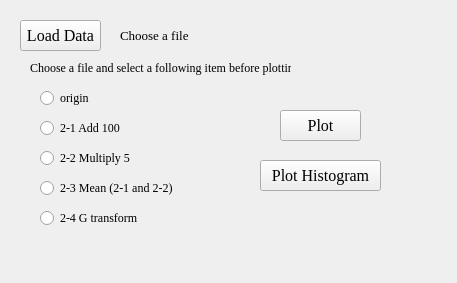
<?xml version="1.0" encoding="UTF-8"?>
<ui version="4.0">
 <class>Form</class>
 <widget class="QWidget" name="Form">
  <property name="geometry">
   <rect>
    <x>0</x>
    <y>0</y>
    <width>457</width>
    <height>283</height>
   </rect>
  </property>
  <property name="font">
   <font>
    <family>Times New Roman</family>
   </font>
  </property>
  <property name="windowTitle">
   <string>Form</string>
  </property>
  <widget class="QPushButton" name="pushButton">
   <property name="geometry">
    <rect>
     <x>20</x>
     <y>20</y>
     <width>81</width>
     <height>31</height>
    </rect>
   </property>
   <property name="font">
    <font>
     <family>Times New Roman</family>
     <pointsize>12</pointsize>
    </font>
   </property>
   <property name="text">
    <string>Load Data</string>
   </property>
  </widget>
  <widget class="QPushButton" name="pushButton_2">
   <property name="geometry">
    <rect>
     <x>280</x>
     <y>110</y>
     <width>81</width>
     <height>31</height>
    </rect>
   </property>
   <property name="font">
    <font>
     <family>Times New Roman</family>
     <pointsize>12</pointsize>
    </font>
   </property>
   <property name="text">
    <string>Plot</string>
   </property>
  </widget>
  <widget class="QLabel" name="label">
   <property name="geometry">
    <rect>
     <x>120</x>
     <y>20</y>
     <width>531</width>
     <height>31</height>
    </rect>
   </property>
   <property name="font">
    <font>
     <family>Times New Roman</family>
     <pointsize>10</pointsize>
    </font>
   </property>
   <property name="lineWidth">
    <number>1</number>
   </property>
   <property name="text">
    <string>Choose a file</string>
   </property>
  </widget>
  <widget class="QPushButton" name="pushButton_3">
   <property name="geometry">
    <rect>
     <x>260</x>
     <y>160</y>
     <width>121</width>
     <height>31</height>
    </rect>
   </property>
   <property name="font">
    <font>
     <pointsize>12</pointsize>
    </font>
   </property>
   <property name="text">
    <string>Plot Histogram</string>
   </property>
  </widget>
  <widget class="QRadioButton" name="radioButton">
   <property name="geometry">
    <rect>
     <x>40</x>
     <y>120</y>
     <width>83</width>
     <height>16</height>
    </rect>
   </property>
   <property name="text">
    <string>2-1 Add 100</string>
   </property>
  </widget>
  <widget class="QRadioButton" name="radioButton_2">
   <property name="geometry">
    <rect>
     <x>40</x>
     <y>90</y>
     <width>83</width>
     <height>16</height>
    </rect>
   </property>
   <property name="text">
    <string>origin</string>
   </property>
  </widget>
  <widget class="QRadioButton" name="radioButton_3">
   <property name="geometry">
    <rect>
     <x>40</x>
     <y>150</y>
     <width>101</width>
     <height>16</height>
    </rect>
   </property>
   <property name="text">
    <string>2-2 Multiply 5</string>
   </property>
  </widget>
  <widget class="QRadioButton" name="radioButton_4">
   <property name="geometry">
    <rect>
     <x>40</x>
     <y>180</y>
     <width>141</width>
     <height>16</height>
    </rect>
   </property>
   <property name="text">
    <string>2-3 Mean (2-1 and 2-2)</string>
   </property>
  </widget>
  <widget class="QRadioButton" name="radioButton_5">
   <property name="geometry">
    <rect>
     <x>40</x>
     <y>210</y>
     <width>111</width>
     <height>16</height>
    </rect>
   </property>
   <property name="text">
    <string>2-4 G transform</string>
   </property>
  </widget>
  <widget class="QLabel" name="label_2">
   <property name="geometry">
    <rect>
     <x>30</x>
     <y>60</y>
     <width>261</width>
     <height>16</height>
    </rect>
   </property>
   <property name="text">
    <string>Choose a file and select a following item before plotting</string>
   </property>
  </widget>
 </widget>
 <resources/>
 <connections/>
</ui>
